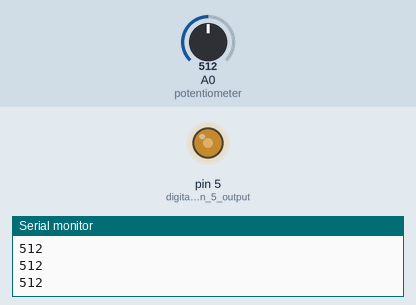
This sketch was run on a simulated Arduino Uno, built with avr-gcc and run on an emulated ATmega328P. On the bench: output pins drawn as LEDs (lit = HIGH), the last lines printed to the serial monitor. Inputs (shaded band) come from the test bench; at power-on: A0 (potentiometer) = 512.

Above: at 1.2 s.
1.3 s: A0 (potentiometer) set to 716
At 2.5 s:
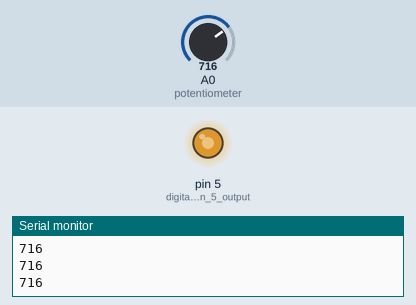
2.8 s: A0 (potentiometer) set to 900
At 3.8 s:
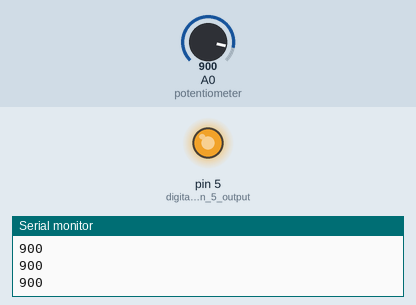
4.3 s: A0 (potentiometer) set to 122
At 4.9 s:
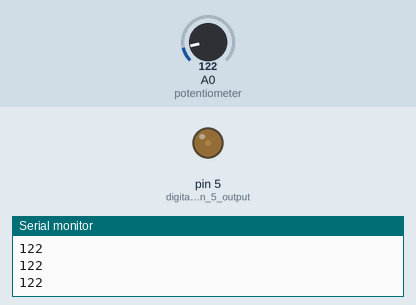
5.8 s: A0 (potentiometer) set to 0
At 7.0 s:
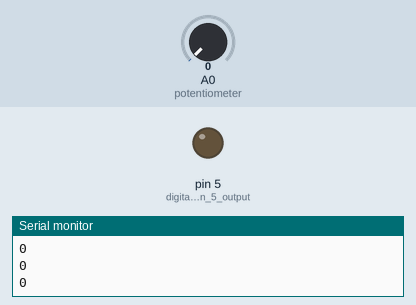
7.3 s: A0 (potentiometer) set to 511
At 8.3 s:
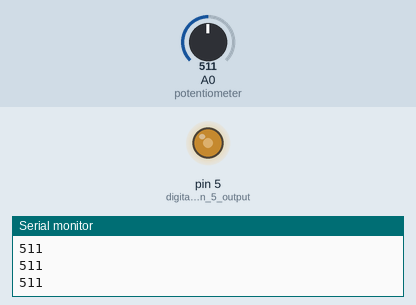
Timing chart, 0 to 9.8 s (numbered marks = the images above; inputs shaded):
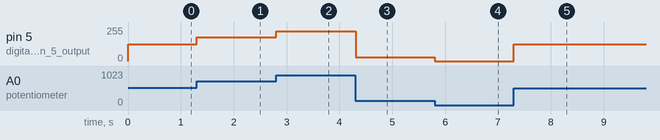

Measured:
- after the input at 1.3 s, pin 5 (digital_pin_5_output): 127/255 → 178/255 at once
- after the input at 2.8 s, pin 5 (digital_pin_5_output): 178/255 → 224/255 at once
- after the input at 4.3 s, pin 5 (digital_pin_5_output): 224/255 → 30/255 at once
- after the input at 5.8 s, pin 5 (digital_pin_5_output): 30/255 → 0/255 at once
- after the input at 7.3 s, pin 5 (digital_pin_5_output): 0/255 → 127/255 at once

The sketch:

cyclopes4.ino
```cpp
/* Cyclopes_Activity_4
Potentiometer | Reads the value of a Potentiometer connected to A0, then uses the results to write the
brightness on a LED light connected on pin 5. Finally, it prints the values on the serial monitor. */
int pot, brightness; // pot and brightness are integers
// the setup function runs once when you press reset or power the board
void setup() {
  pinMode(5, OUTPUT); // digital pin 5 output
  Serial.begin(9600); // start the serial monitor
}
// the loop function runs over and over again forever
void loop() {
  // read the potentiometer's value:
  pot=analogRead(A0); // save the analog value A0 of the potentiometer to the variable pot (0-1023)
  brightness=map(pot, 0, 1023, 0, 255); // transform pot values to range 0-255 and save values to brightness
  analogWrite(5, brightness); // write the value of brightness to the digital pin 5 (PWM)
  Serial.println(pot);  // print the value of pot to the serial monitor and break line
  delay(10);   // wait 10 milliseconds before the next loop
}
```
